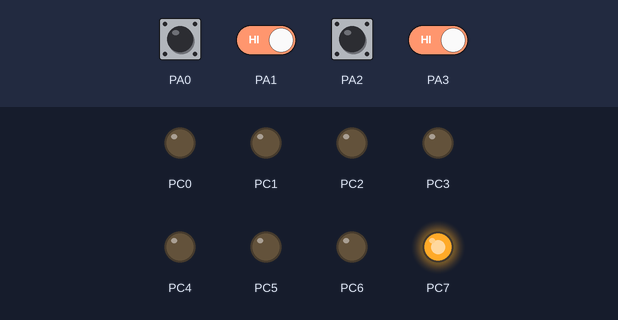
Bench run of a program on a simulated ATmega1284P, built with avr-gcc and emulated at 8 MHz. Shown: output pins drawn as LEDs (lit = HIGH). The inputs (shaded band) are chosen by the test bench; at power-on: PA0–3 HIGH.

Above: at 1.2 s.
1.3 s: PA0 pulled LOW for 0.15 s
At 1.37 s:
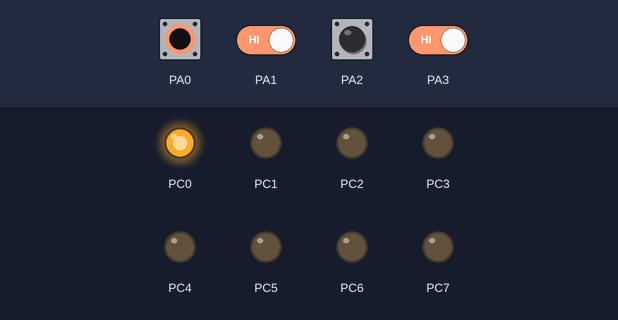
2.9 s: PA0 driven LOW and PA1 driven LOW
At 3.6 s:
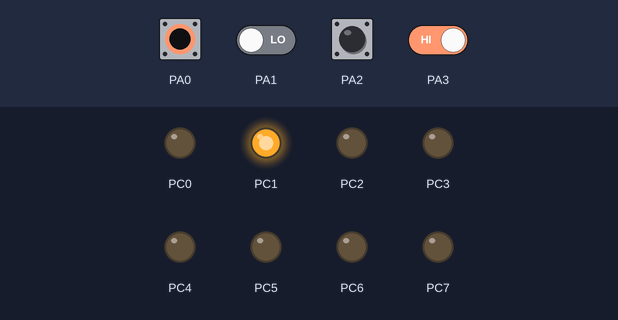
4.4 s: PA2 pulled LOW for 0.15 s
At 4.47 s:
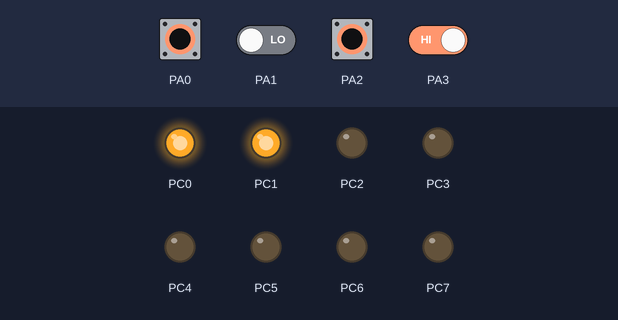
6.0 s: PA0 driven HIGH
At 7.2 s:
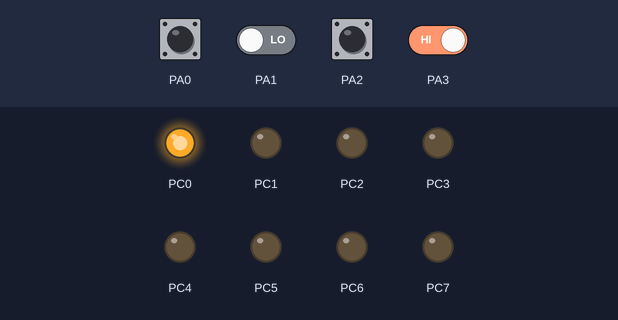
7.5 s: PA0 driven LOW
At 8.3 s:
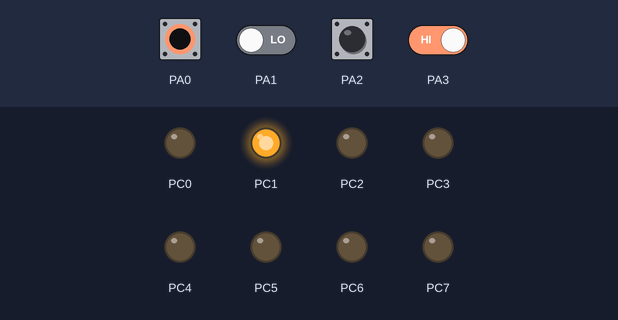
9.0 s: PA2 driven LOW and PA3 driven LOW
At 9.4 s:
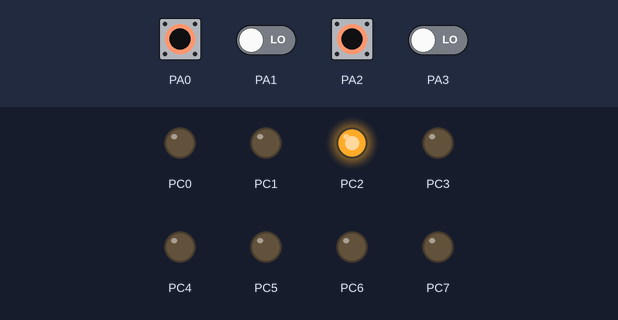
Timing chart, 0 to 11.5 s (numbered marks = the images above; inputs shaded):
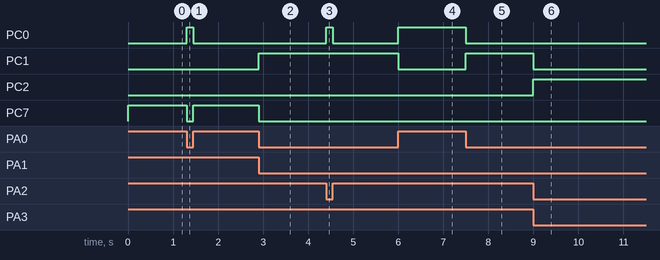

The program:

main.c
```c
/*	Author: xwalt001
 *  Partner(s) Name:
 *	Lab Section:
 *	Assignment: Lab #  Exercise #
 *	Exercise Description: [optional - include for your own benefit]
 *
 *	I acknowledge all content contained herein, excluding template or example
 *	code, is my own original work.
 */

#include <avr/io.h>
#ifdef _SIMULATE_
#include "simAVRHeader.h"
#endif

int main(void) {
	DDRA = 0x00; PORTA = 0xFF; // Configure port A's 8 pins as inputs
	DDRC = 0xFF; PORTC = 0x00; // Configure port C's 8 pins as outputs, initialize to 0s
	unsigned char tmpA = 0x00;
	unsigned char tmpC = 0x00;
	unsigned char cntavail = 0x00;
	unsigned char full = 0x00;

	while(1) {
		// 1) Read input
		tmpA = PINA & 0x0F;
		// 2) Perform computation

		//set full to false and number of avail spaces to 4
		full = 0;
		cntavail = 0x04;

		//count number of ones in binary number
		unsigned char i = 0x00;

		for(i = 0; i < 4; i++){
			if(tmpA & 0x01){
				cntavail--;
			}

			tmpA = tmpA >> 1;
		}

		//if all spaces have car full = 1
		if ( cntavail == 0){
			full = 1;
		}
	// 3) Write output

		if (full){
			tmpC = ( tmpC | 0x80 );
		}
		else{
			tmpC = ( tmpC & 0x7F );
		}
		tmpC = ( tmpC & 0xF0) | ( cntavail & 0x0F) ;

		PORTC = tmpC;

	}
	return 0;
}
```

simAVRHeader.h
```c
/* Debug information for SimAVR */
#include <stdio.h>
#ifndef F_CPU
#define F_CPU 8000000
#endif

#include <avr/sleep.h>
#include "include/simavr/avr/avr_mcu_section.h"
AVR_MCU(F_CPU,"atmega1284");
AVR_MCU_VCD_FILE("build/results/Lab2_introToAVR_trace.vcd",1000);

const struct avr_mmcu_vcd_trace_t _mytrace[] _MMCU_ = {
    { AVR_MCU_VCD_SYMBOL("PINA0"), .mask = 1 << 0,.what = (void*)&PINA, } , // Example individual pin
    { AVR_MCU_VCD_SYMBOL("PINA1"), .mask = 1 << 0, .what = (void*)&PINA, } ,
    { AVR_MCU_VCD_SYMBOL("PORTB"), .what = (void*)&PORTB, } , // Example full port
    { AVR_MCU_VCD_SYMBOL("PINA"), .what = (void*)&PINA, } ,
};

/* Function to output through UART */
static int uart_putchar(char c, FILE *stream) {
    if (c == '\n') {
        uart_putchar('\r',stream);
    }
    loop_until_bit_is_set(UCSR0A,UDRE0);
    UDR0 = c;
    return 0;
}

/* Setup filestream for debugging */
FILE mystdout = FDEV_SETUP_STREAM(uart_putchar,NULL,_FDEV_SETUP_WRITE);
/* End SimAVR section */
```

Measured:
- after the input at 1.3 s, PC0: LOW → HIGH at once, → LOW 0.15 s later; PC7: HIGH → LOW at once, → HIGH 0.15 s later
- after the input at 2.9 s, PC1: LOW → HIGH at once; PC7: HIGH → LOW at once
- after the input at 4.4 s, PC0: LOW → HIGH at once, → LOW 0.15 s later
- after the input at 6.0 s, PC0: LOW → HIGH at once; PC1: HIGH → LOW at once
- after the input at 7.5 s, PC0: HIGH → LOW at once; PC1: LOW → HIGH at once
- after the input at 9.0 s, PC1: HIGH → LOW at once; PC2: LOW → HIGH at once
